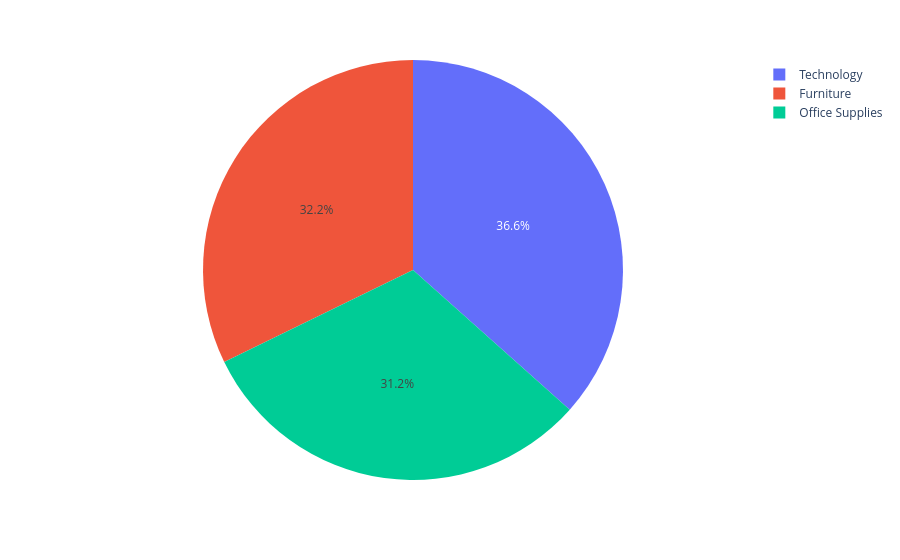

The cell this chart's notebook holds for it:
### Code cell
fig = px.pie(data, names='Category', values='Sales')
fig.show()

### Figure 1 — Plotly figure (JSON) as saved in the notebook; plotly's stock layout.template omitted (floating-point values rounded to 4 significant figures; data arrays with more than 128 entries replaced by an {"elided": "..."} marker saying what was removed)
{"data": [{"domain": {"x": [0, 1], "y": [0, 1]}, "hovertemplate": "Category=%{label}<br>Sales=%{value}<extra></extra>", "labels": {"elided": "9800 str values"}, "legendgroup": "", "name": "", "showlegend": true, "type": "pie", "values": {"elided": "9800 float values"}}], "layout": {"legend": {"tracegroupgap": 0}, "margin": {"t": 60}}}
